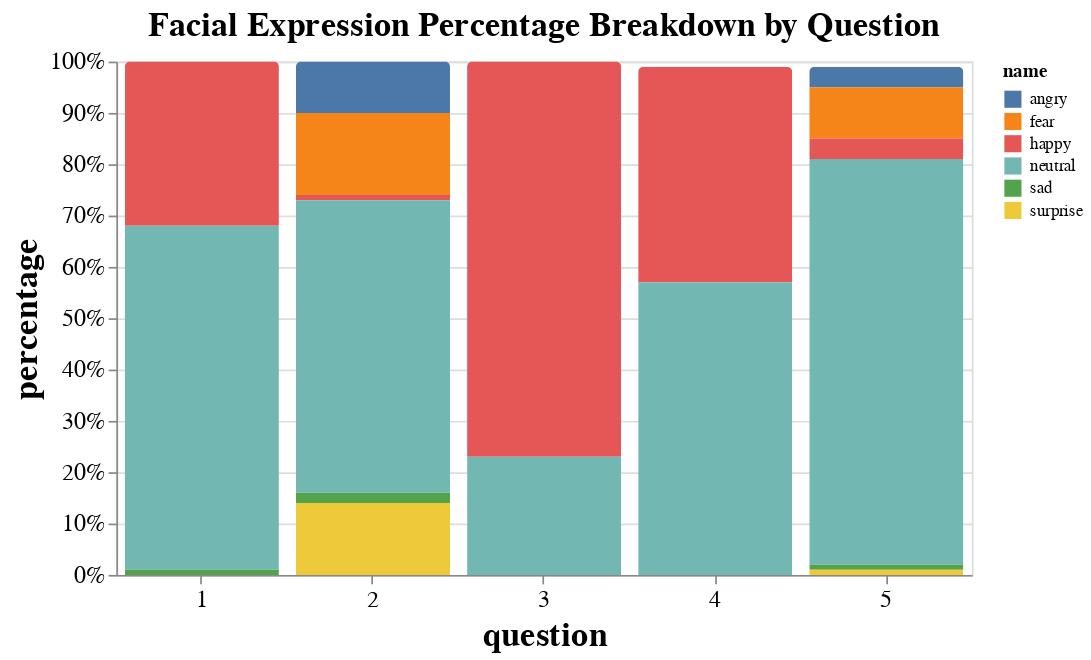

This figure's notebook cell:
### Code cell
alt.Chart(agg_df, title="Facial Expression Percentage Breakdown by Question").mark_bar(
    cornerRadiusTopLeft=3,
    cornerRadiusTopRight=3
).encode(
    x='question:O',
    y=alt.Y('percentage:Q', axis=alt.Axis(format='%')),
    color='name:N',
    tooltip=['name', alt.Tooltip('percentage:Q', format='.1%')],
    ).properties(
    width=500,
    height=300
).configure_axis(

    labelAngle=0,
    labelFontSize=14,
    titleFontSize=20
).configure_title(
    fontSize=20
)

### Figure 1 — Vega-Lite specification as saved in the notebook (floating-point values rounded to 4 significant figures)
{"config": {"view": {"continuousWidth": 400, "continuousHeight": 300}, "axis": {"labelAngle": 0, "labelFontSize": 14, "titleFontSize": 20}, "title": {"fontSize": 20}}, "data": {"name": "data-baa271b6bab3a91f0d565f138be35879"}, "mark": {"type": "bar", "cornerRadiusTopLeft": 3, "cornerRadiusTopRight": 3}, "encoding": {"color": {"type": "nominal", "field": "name"}, "tooltip": [{"type": "nominal", "field": "name"}, {"type": "quantitative", "field": "percentage", "format": ".1%"}], "x": {"type": "ordinal", "field": "question"}, "y": {"type": "quantitative", "axis": {"format": "%"}, "field": "percentage"}}, "height": 300, "title": "Facial Expression Percentage Breakdown by Question", "width": 500, "$schema": "https://vega.github.io/schema/vega-lite/v4.8.1.json", "datasets": {"data-baa271b6bab3a91f0d565f138be35879": [{"question": 1, "name": "fear", "count": 1, "percentage": 0.0}, {"question": 1, "name": "happy", "count": 102, "percentage": 0.32}, {"question": 1, "name": "neutral", "count": 215, "percentage": 0.67}, {"question": 1, "name": "sad", "count": 2, "percentage": 0.01}, {"question": 2, "name": "angry", "count": 34, "percentage": 0.1}, {"question": 2, "name": "fear", "count": 58, "percentage": 0.16}, {"question": 2, "name": "happy", "count": 3, "percentage": 0.01}, {"question": 2, "name": "neutral", "count": 205, "percentage": 0.57}, {"question": 2, "name": "sad", "count": 8, "percentage": 0.02}, {"question": 2, "name": "surprise", "count": 49, "percentage": 0.14}, {"question": 3, "name": "happy", "count": 241, "percentage": 0.77}, {"question": 3, "name": "neutral", "count": 70, "percentage": 0.23}, {"question": 4, "name": "happy", "count": 126, "percentage": 0.42}, {"question": 4, "name": "neutral", "count": 171, "percentage": 0.57}, {"question": 4, "name": "sad", "count": 1, "percentage": 0.0}, {"question": 5, "name": "angry", "count": 14, "percentage": 0.04}, {"question": 5, "name": "fear", "count": 32, "percentage": 0.1}, {"question": 5, "name": "happy", "count": 12, "percentage": 0.04}, {"question": 5, "name": "neutral", "count": 248, "percentage": 0.79}, {"question": 5, "name": "sad", "count": 2, "percentage": 0.01}, {"question": 5, "name": "surprise", "count": 4, "percentage": 0.01}]}}
